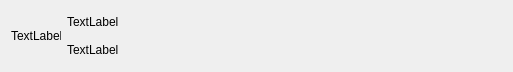
<?xml version="1.0" encoding="UTF-8"?>
<ui version="4.0">
 <class>widget_chat_label</class>
 <widget class="QWidget" name="widget_chat_label">
  <property name="geometry">
   <rect>
    <x>0</x>
    <y>0</y>
    <width>513</width>
    <height>68</height>
   </rect>
  </property>
  <property name="maximumSize">
   <size>
    <width>16777215</width>
    <height>68</height>
   </size>
  </property>
  <property name="windowTitle">
   <string>Form</string>
  </property>
  <layout class="QHBoxLayout" name="horizontalLayout">
   <item>
    <widget class="QLabel" name="label_img">
     <property name="minimumSize">
      <size>
       <width>50</width>
       <height>50</height>
      </size>
     </property>
     <property name="maximumSize">
      <size>
       <width>50</width>
       <height>50</height>
      </size>
     </property>
     <property name="text">
      <string>TextLabel</string>
     </property>
    </widget>
   </item>
   <item>
    <layout class="QVBoxLayout" name="verticalLayout">
     <item>
      <widget class="QLabel" name="label_name">
       <property name="text">
        <string>TextLabel</string>
       </property>
      </widget>
     </item>
     <item>
      <widget class="QLabel" name="label_discription">
       <property name="text">
        <string>TextLabel</string>
       </property>
      </widget>
     </item>
    </layout>
   </item>
  </layout>
 </widget>
 <resources/>
 <connections/>
</ui>
